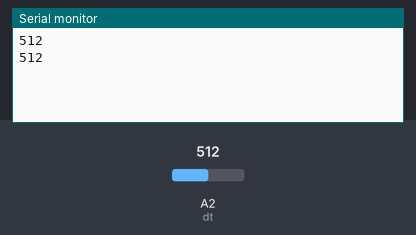
Recording of a sketch running on a simulated Arduino Uno, built with avr-gcc and run on an emulated ATmega328P. Parts: the last lines printed to the serial monitor. The test bench sets the inputs (shaded band); at power-on: A2 (dt) = 512.

Above: at 1.8 s.
1.9 s: A2 (dt) set to 716
At 2.8 s:
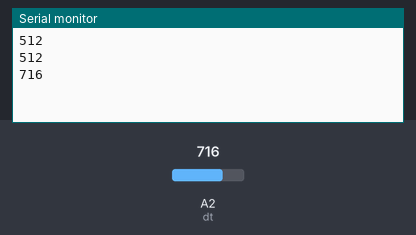
3.4 s: A2 (dt) set to 900
At 4.3 s:
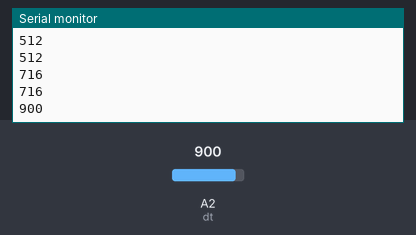
Timing chart, 0 to 6.4 s (numbered marks = the images above; inputs shaded):
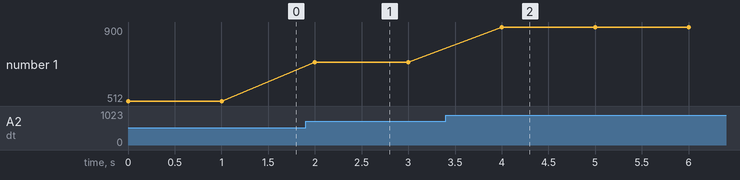

Measured:
- after the input at 1.9 s, the serial monitor: prints a new line after 0.10 s (image 1)
- after the input at 3.4 s, the serial monitor: prints a new line after 0.60 s (image 2)
- plotted number 1: 512 → 716 after the input at 1.9 s, 716 → 900 after the input at 3.4 s

The sketch:

WaterHeightSensor.ino
```cpp
#define dt 2

void setup() {
  // put your setup code here, to run once:
  Serial.begin(115200);
  pinMode(dt, INPUT);

}

void loop() {
  // put your main code here, to run repeatedly:
  unsigned int AnalogValue, DigitalValue;
  AnalogValue = analogRead(dt);
//  DigitalValue =digitalRead(dt);
  Serial.println(AnalogValue);


  delay(1000);
}
```
